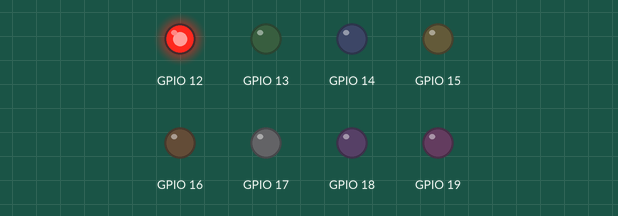
The sketch below on a simulated ESP32. On the bench: output pins drawn as LEDs (lit = HIGH).

Above: at 0.5 s.
At 2.5 s:
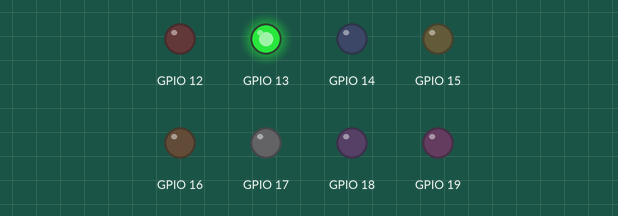
At 4.5 s:
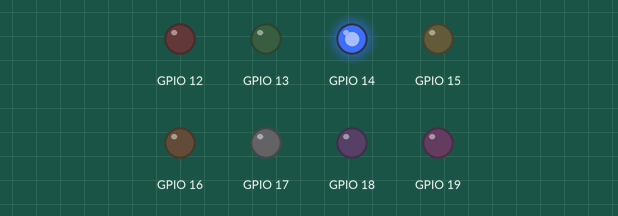
At 10.5 s:
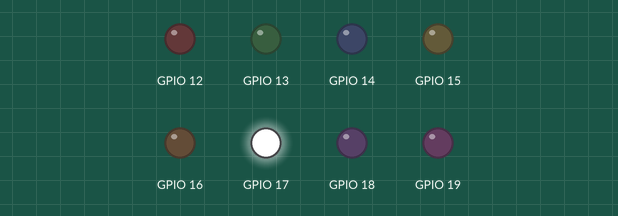
At 14.5 s:
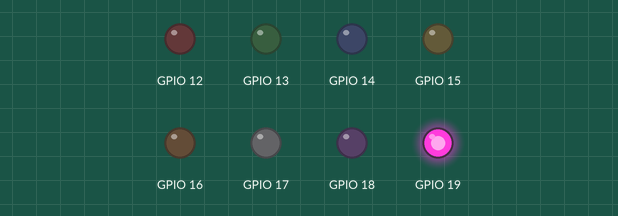
At 19.5 s:
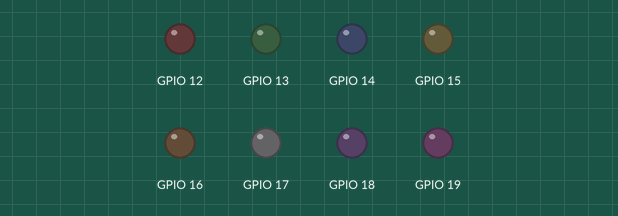
Timing chart, 0 to 20.8 s (numbered marks = the images above):
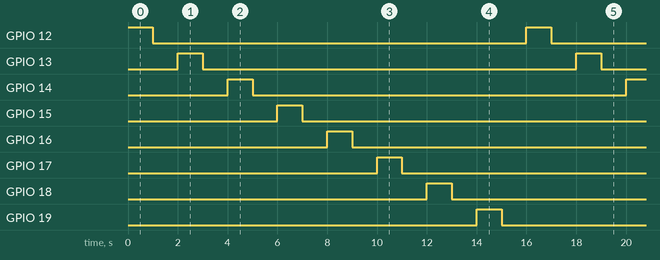

The sketch:

sketch.ino
```cpp
void setup() {
  // initialize digital pin LED_BUILTIN as an output.
  pinMode(12, OUTPUT);
  pinMode(13, OUTPUT);
  pinMode(14, OUTPUT);
  pinMode(15, OUTPUT);
  pinMode(16, OUTPUT);
  pinMode(17, OUTPUT);
  pinMode(18, OUTPUT);
  pinMode(19, OUTPUT);
}

// the loop function runs over and over again forever
void loop() {
  digitalWrite(12, HIGH);  // turn the LED on (HIGH is the voltage level)
  delay(1000);                      // wait for a second
  digitalWrite(12, LOW);   // turn the LED off by making the voltage LOW
  delay(1000);                      // wait for a second

  digitalWrite(13, HIGH);
  delay(1000);
  digitalWrite(13, LOW);
  delay(1000);

  digitalWrite(14, HIGH);
  delay(1000);
  digitalWrite(14, LOW);
  delay(1000);

  digitalWrite(15, HIGH);
  delay(1000);
  digitalWrite(15, LOW);
  delay(1000);

  digitalWrite(16, HIGH);
  delay(1000);
  digitalWrite(16, LOW);
  delay(1000);

  digitalWrite(17, HIGH);
  delay(1000);
  digitalWrite(17, LOW);
  delay(1000);

  digitalWrite(18, HIGH);
  delay(1000);
  digitalWrite(18, LOW);
  delay(1000);

  digitalWrite(19, HIGH);
  delay(1000);
  digitalWrite(19, LOW);
  delay(1000);

}
```

Measured:
- by itself, GPIO 12–19: alternates HIGH for 1.0 s and LOW for 15.0 s
- by itself, everything shown: repeats every 16.0 s, in 16 steps
